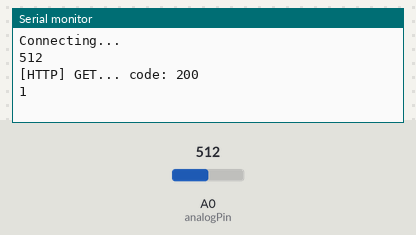
Simulated run of this sketch. Board: ESP8266 (NodeMCU). Parts: the last lines printed to the serial monitor. Inputs (shaded band) come from the test bench; at power-on: A0 (analogPin) = 512. WiFi joins after 1.5 s; servers stay silent unless stated; web services answer with replies made up by the test bench.

Above: at 18.0 s.
18.1 s: A0 (analogPin) set to 716
At 22.4 s:
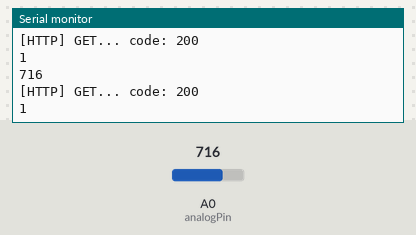
34.3 s: A0 (analogPin) set to 900
At 42.6 s:
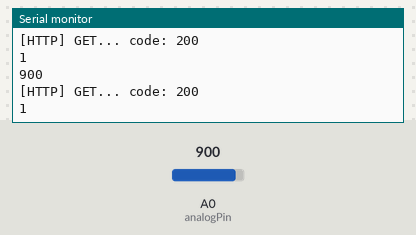
Timing chart, 0 to 44.1 s (numbered marks = the images above; inputs shaded):
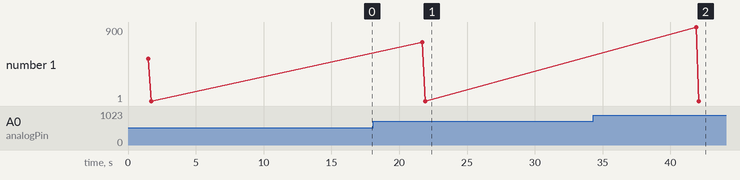

The sketch:

Soil_Moisture_Sensor.ino
```cpp
#include <Arduino.h>
#include <ESP8266WiFi.h>
#include <ESP8266WiFiMulti.h>
#include <ESP8266HTTPClient.h>

String apiKey = "4XLX9DWGXLT7G02I";
const char* ssid = "AndroidAP";
const char* password = "fnei9721";

ESP8266WiFiMulti WiFiMulti;
HTTPClient http;

int analogPin = A0;
int val = 0;
void setup() {
  Serial.begin(115200);
  Serial.println();
  Serial.println();
  Serial.println();
  Serial.println("Connecting...");
  WiFiMulti.addAP(ssid, password);

}

void loop() {
  if ((WiFiMulti.run() == WL_CONNECTED)) {
    val = analogRead(analogPin);
    Serial.println(val);

    http.begin("http://api.thingspeak.com/update?api_key=" + apiKey + "&field1=" + String(val));

    int httpCode = http.GET();
    if (httpCode > 0) {
      Serial.printf("[HTTP] GET... code: %d\n", httpCode);
      if (httpCode == HTTP_CODE_OK) {
        String payload = http.getString();
        Serial.println(payload);
      }
    }
    else {
      Serial.printf("[HTTP] GET... failed, error: %s\n", http.errorToString(httpCode).c_str());
    }
    http.end();
  }
  delay(20000);
}
```

Measured:
- after the input at 18.1 s, the serial monitor: prints a new line after 3.6 s (image 1)
- after the input at 34.3 s, the serial monitor: prints a new line after 7.6 s (image 2)
